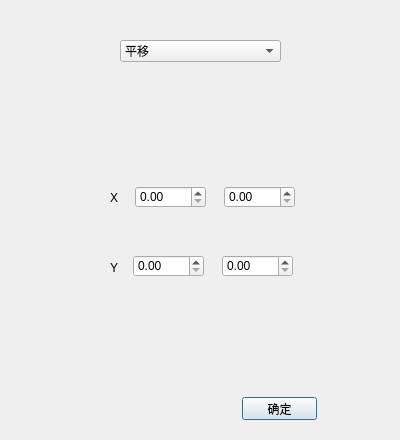
<?xml version="1.0" encoding="UTF-8"?>
<ui version="4.0">
 <class>commandEditorClass</class>
 <widget class="QDialog" name="commandEditorClass">
  <property name="geometry">
   <rect>
    <x>0</x>
    <y>0</y>
    <width>400</width>
    <height>440</height>
   </rect>
  </property>
  <property name="windowTitle">
   <string>命令设置</string>
  </property>
  <widget class="QStackedWidget" name="stackedWidget">
   <property name="geometry">
    <rect>
     <x>70</x>
     <y>110</y>
     <width>261</width>
     <height>261</height>
    </rect>
   </property>
   <property name="currentIndex">
    <number>0</number>
   </property>
   <widget class="QWidget" name="pageTranslate">
    <widget class="QDoubleSpinBox" name="translateXSpinBoxMin">
     <property name="geometry">
      <rect>
       <x>65</x>
       <y>76</y>
       <width>71</width>
       <height>22</height>
      </rect>
     </property>
     <property name="maximum">
      <double>1.000000000000000</double>
     </property>
     <property name="singleStep">
      <double>0.100000000000000</double>
     </property>
    </widget>
    <widget class="QDoubleSpinBox" name="translateYSpinBoxMin">
     <property name="geometry">
      <rect>
       <x>63</x>
       <y>145</y>
       <width>71</width>
       <height>22</height>
      </rect>
     </property>
     <property name="maximum">
      <double>1.000000000000000</double>
     </property>
     <property name="singleStep">
      <double>0.100000000000000</double>
     </property>
    </widget>
    <widget class="QLabel" name="tranlateXLabel">
     <property name="geometry">
      <rect>
       <x>40</x>
       <y>80</y>
       <width>20</width>
       <height>16</height>
      </rect>
     </property>
     <property name="text">
      <string>X</string>
     </property>
    </widget>
    <widget class="QLabel" name="translateYLabel">
     <property name="geometry">
      <rect>
       <x>40</x>
       <y>150</y>
       <width>18</width>
       <height>16</height>
      </rect>
     </property>
     <property name="text">
      <string>Y</string>
     </property>
    </widget>
    <widget class="QDoubleSpinBox" name="translateXSpinBoxMax">
     <property name="geometry">
      <rect>
       <x>154</x>
       <y>76</y>
       <width>71</width>
       <height>22</height>
      </rect>
     </property>
     <property name="maximum">
      <double>1.000000000000000</double>
     </property>
     <property name="singleStep">
      <double>0.100000000000000</double>
     </property>
    </widget>
    <widget class="QDoubleSpinBox" name="translateYSpinBoxMax">
     <property name="geometry">
      <rect>
       <x>152</x>
       <y>145</y>
       <width>71</width>
       <height>22</height>
      </rect>
     </property>
     <property name="maximum">
      <double>1.000000000000000</double>
     </property>
     <property name="singleStep">
      <double>0.100000000000000</double>
     </property>
    </widget>
   </widget>
   <widget class="QWidget" name="pageRotate">
    <widget class="QDoubleSpinBox" name="rotateAngleMin">
     <property name="geometry">
      <rect>
       <x>94</x>
       <y>119</y>
       <width>62</width>
       <height>22</height>
      </rect>
     </property>
     <property name="minimum">
      <double>-360.000000000000000</double>
     </property>
     <property name="maximum">
      <double>360.000000000000000</double>
     </property>
    </widget>
    <widget class="QLabel" name="rotateLabel">
     <property name="geometry">
      <rect>
       <x>14</x>
       <y>124</y>
       <width>54</width>
       <height>12</height>
      </rect>
     </property>
     <property name="text">
      <string>旋转角度</string>
     </property>
    </widget>
    <widget class="QDoubleSpinBox" name="rotateAngleMax">
     <property name="geometry">
      <rect>
       <x>172</x>
       <y>119</y>
       <width>62</width>
       <height>22</height>
      </rect>
     </property>
     <property name="minimum">
      <double>-360.000000000000000</double>
     </property>
     <property name="maximum">
      <double>360.000000000000000</double>
     </property>
    </widget>
   </widget>
   <widget class="QWidget" name="pageScaling">
    <widget class="QLabel" name="scalingXlabel">
     <property name="geometry">
      <rect>
       <x>41</x>
       <y>106</y>
       <width>25</width>
       <height>16</height>
      </rect>
     </property>
     <property name="text">
      <string>X</string>
     </property>
    </widget>
    <widget class="QDoubleSpinBox" name="scalingXSpinBoxMin">
     <property name="geometry">
      <rect>
       <x>70</x>
       <y>102</y>
       <width>62</width>
       <height>22</height>
      </rect>
     </property>
    </widget>
    <widget class="QLabel" name="scalingYLabel">
     <property name="geometry">
      <rect>
       <x>41</x>
       <y>151</y>
       <width>25</width>
       <height>16</height>
      </rect>
     </property>
     <property name="text">
      <string>Y</string>
     </property>
    </widget>
    <widget class="QDoubleSpinBox" name="scalingYSpinBoxMin">
     <property name="geometry">
      <rect>
       <x>70</x>
       <y>147</y>
       <width>62</width>
       <height>22</height>
      </rect>
     </property>
    </widget>
    <widget class="QDoubleSpinBox" name="scalingXSpinBoxMax">
     <property name="geometry">
      <rect>
       <x>151</x>
       <y>102</y>
       <width>62</width>
       <height>22</height>
      </rect>
     </property>
    </widget>
    <widget class="QDoubleSpinBox" name="scalingYSpinBoxMax">
     <property name="geometry">
      <rect>
       <x>151</x>
       <y>147</y>
       <width>62</width>
       <height>22</height>
      </rect>
     </property>
    </widget>
   </widget>
   <widget class="QWidget" name="pageFlipping">
    <widget class="QCheckBox" name="flippingXcheckBox">
     <property name="geometry">
      <rect>
       <x>100</x>
       <y>90</y>
       <width>71</width>
       <height>16</height>
      </rect>
     </property>
     <property name="text">
      <string>X</string>
     </property>
    </widget>
    <widget class="QCheckBox" name="flippingYcheckBox">
     <property name="geometry">
      <rect>
       <x>100</x>
       <y>140</y>
       <width>71</width>
       <height>16</height>
      </rect>
     </property>
     <property name="text">
      <string>Y</string>
     </property>
    </widget>
   </widget>
   <widget class="QWidget" name="pageGaussianFilter">
    <widget class="QLabel" name="gaussianFilterKxLable">
     <property name="geometry">
      <rect>
       <x>20</x>
       <y>65</y>
       <width>54</width>
       <height>12</height>
      </rect>
     </property>
     <property name="text">
      <string>kx</string>
     </property>
    </widget>
    <widget class="QSpinBox" name="gaussianFilterKxSpinBoxMin">
     <property name="geometry">
      <rect>
       <x>110</x>
       <y>60</y>
       <width>42</width>
       <height>22</height>
      </rect>
     </property>
     <property name="minimum">
      <number>1</number>
     </property>
    </widget>
    <widget class="QSpinBox" name="gaussianFilterKxLableSpinBoxMin">
     <property name="geometry">
      <rect>
       <x>110</x>
       <y>100</y>
       <width>42</width>
       <height>22</height>
      </rect>
     </property>
     <property name="minimum">
      <number>1</number>
     </property>
    </widget>
    <widget class="QLabel" name="gaussianFilterKyLable">
     <property name="geometry">
      <rect>
       <x>20</x>
       <y>105</y>
       <width>54</width>
       <height>12</height>
      </rect>
     </property>
     <property name="text">
      <string>ky</string>
     </property>
    </widget>
    <widget class="QLabel" name="gaussianFilterSigmaXLable">
     <property name="geometry">
      <rect>
       <x>20</x>
       <y>145</y>
       <width>54</width>
       <height>12</height>
      </rect>
     </property>
     <property name="text">
      <string>sigmaX</string>
     </property>
    </widget>
    <widget class="QDoubleSpinBox" name="gaussianFilterSigmaXSpinBoxMin">
     <property name="geometry">
      <rect>
       <x>100</x>
       <y>140</y>
       <width>62</width>
       <height>22</height>
      </rect>
     </property>
    </widget>
    <widget class="QLabel" name="gaussianFilterSigmaYLable">
     <property name="geometry">
      <rect>
       <x>20</x>
       <y>180</y>
       <width>54</width>
       <height>12</height>
      </rect>
     </property>
     <property name="text">
      <string>sigmaY</string>
     </property>
    </widget>
    <widget class="QDoubleSpinBox" name="gaussianFilterSigmaYSpinBoxMin">
     <property name="geometry">
      <rect>
       <x>100</x>
       <y>175</y>
       <width>62</width>
       <height>22</height>
      </rect>
     </property>
    </widget>
    <widget class="QSpinBox" name="gaussianFilterKxLableSpinBoxMax">
     <property name="geometry">
      <rect>
       <x>200</x>
       <y>100</y>
       <width>42</width>
       <height>22</height>
      </rect>
     </property>
     <property name="minimum">
      <number>1</number>
     </property>
    </widget>
    <widget class="QDoubleSpinBox" name="gaussianFilterSigmaYSpinBoxMax">
     <property name="geometry">
      <rect>
       <x>190</x>
       <y>175</y>
       <width>62</width>
       <height>22</height>
      </rect>
     </property>
    </widget>
    <widget class="QSpinBox" name="gaussianFilterKxSpinBoxMax">
     <property name="geometry">
      <rect>
       <x>200</x>
       <y>60</y>
       <width>42</width>
       <height>22</height>
      </rect>
     </property>
     <property name="minimum">
      <number>1</number>
     </property>
    </widget>
    <widget class="QDoubleSpinBox" name="gaussianFilterSigmaXSpinBoxMax">
     <property name="geometry">
      <rect>
       <x>190</x>
       <y>140</y>
       <width>62</width>
       <height>22</height>
      </rect>
     </property>
    </widget>
   </widget>
   <widget class="QWidget" name="pageMedianFilter">
    <widget class="QLabel" name="medianFilterKsizeLabel">
     <property name="geometry">
      <rect>
       <x>26</x>
       <y>129</y>
       <width>54</width>
       <height>16</height>
      </rect>
     </property>
     <property name="text">
      <string>ksize</string>
     </property>
    </widget>
    <widget class="QSpinBox" name="medianFilterKsizeSpinBoxMin">
     <property name="geometry">
      <rect>
       <x>116</x>
       <y>124</y>
       <width>42</width>
       <height>22</height>
      </rect>
     </property>
     <property name="minimum">
      <number>1</number>
     </property>
    </widget>
    <widget class="QSpinBox" name="medianFilterKsizeSpinBoxMax">
     <property name="geometry">
      <rect>
       <x>206</x>
       <y>124</y>
       <width>42</width>
       <height>22</height>
      </rect>
     </property>
     <property name="minimum">
      <number>1</number>
     </property>
    </widget>
   </widget>
   <widget class="QWidget" name="pageMeanFilter">
    <widget class="QSpinBox" name="meanFilterKySpinBoxMin">
     <property name="geometry">
      <rect>
       <x>113</x>
       <y>144</y>
       <width>42</width>
       <height>22</height>
      </rect>
     </property>
     <property name="minimum">
      <number>1</number>
     </property>
    </widget>
    <widget class="QSpinBox" name="meanFilterKxSpinBoxMin">
     <property name="geometry">
      <rect>
       <x>113</x>
       <y>104</y>
       <width>42</width>
       <height>22</height>
      </rect>
     </property>
     <property name="minimum">
      <number>1</number>
     </property>
    </widget>
    <widget class="QSpinBox" name="meanFilterKxSpinBoxMax">
     <property name="geometry">
      <rect>
       <x>203</x>
       <y>104</y>
       <width>42</width>
       <height>22</height>
      </rect>
     </property>
     <property name="minimum">
      <number>1</number>
     </property>
    </widget>
    <widget class="QLabel" name="meanFilterKyLabel">
     <property name="geometry">
      <rect>
       <x>23</x>
       <y>149</y>
       <width>54</width>
       <height>12</height>
      </rect>
     </property>
     <property name="text">
      <string>ky</string>
     </property>
    </widget>
    <widget class="QLabel" name="meanFilterKxLabel">
     <property name="geometry">
      <rect>
       <x>23</x>
       <y>109</y>
       <width>54</width>
       <height>12</height>
      </rect>
     </property>
     <property name="text">
      <string>kx</string>
     </property>
    </widget>
    <widget class="QSpinBox" name="meanFilterKySpinBoxMax">
     <property name="geometry">
      <rect>
       <x>203</x>
       <y>144</y>
       <width>42</width>
       <height>22</height>
      </rect>
     </property>
     <property name="minimum">
      <number>1</number>
     </property>
    </widget>
   </widget>
   <widget class="QWidget" name="pageBilateralFilter">
    <widget class="QLabel" name="bilateralFilterSigmaColorLabel">
     <property name="geometry">
      <rect>
       <x>18</x>
       <y>124</y>
       <width>68</width>
       <height>16</height>
      </rect>
     </property>
     <property name="text">
      <string>sigma color</string>
     </property>
    </widget>
    <widget class="QDoubleSpinBox" name="bilateralFilterSigmaSpaceSpinBoxMin">
     <property name="geometry">
      <rect>
       <x>98</x>
       <y>154</y>
       <width>62</width>
       <height>22</height>
      </rect>
     </property>
    </widget>
    <widget class="QLabel" name="bilateralFilterSigmaSpaceLabel">
     <property name="geometry">
      <rect>
       <x>18</x>
       <y>159</y>
       <width>65</width>
       <height>16</height>
      </rect>
     </property>
     <property name="text">
      <string>sigma space</string>
     </property>
    </widget>
    <widget class="QDoubleSpinBox" name="bilateralFilterSigmaColorSpinBoxMin">
     <property name="geometry">
      <rect>
       <x>98</x>
       <y>119</y>
       <width>62</width>
       <height>22</height>
      </rect>
     </property>
    </widget>
    <widget class="QDoubleSpinBox" name="bilateralFilterSigmaColorSpinBoxMax">
     <property name="geometry">
      <rect>
       <x>188</x>
       <y>119</y>
       <width>62</width>
       <height>22</height>
      </rect>
     </property>
    </widget>
    <widget class="QDoubleSpinBox" name="bilateralFilterSigmaSpaceSpinBoxMax">
     <property name="geometry">
      <rect>
       <x>188</x>
       <y>154</y>
       <width>62</width>
       <height>22</height>
      </rect>
     </property>
    </widget>
    <widget class="QSpinBox" name="bilateralFilterDSpinBoxMin">
     <property name="geometry">
      <rect>
       <x>110</x>
       <y>83</y>
       <width>42</width>
       <height>22</height>
      </rect>
     </property>
     <property name="minimum">
      <number>1</number>
     </property>
    </widget>
    <widget class="QSpinBox" name="bilateralFilterDSpinBoxMax">
     <property name="geometry">
      <rect>
       <x>200</x>
       <y>83</y>
       <width>42</width>
       <height>22</height>
      </rect>
     </property>
     <property name="minimum">
      <number>1</number>
     </property>
    </widget>
    <widget class="QLabel" name="bilateralFilterDLabel">
     <property name="geometry">
      <rect>
       <x>20</x>
       <y>88</y>
       <width>54</width>
       <height>12</height>
      </rect>
     </property>
     <property name="text">
      <string>d</string>
     </property>
    </widget>
   </widget>
   <widget class="QWidget" name="pageGaussianNoise">
    <widget class="QDoubleSpinBox" name="gaussianNoiseMuSpinBoxMin">
     <property name="geometry">
      <rect>
       <x>93</x>
       <y>97</y>
       <width>62</width>
       <height>22</height>
      </rect>
     </property>
     <property name="minimum">
      <double>-500.000000000000000</double>
     </property>
     <property name="maximum">
      <double>500.000000000000000</double>
     </property>
    </widget>
    <widget class="QLabel" name="gaussianNoiseMuLabel">
     <property name="geometry">
      <rect>
       <x>13</x>
       <y>102</y>
       <width>65</width>
       <height>16</height>
      </rect>
     </property>
     <property name="text">
      <string>mu</string>
     </property>
    </widget>
    <widget class="QDoubleSpinBox" name="gaussianNoiseMuSpinBoxMax">
     <property name="geometry">
      <rect>
       <x>183</x>
       <y>97</y>
       <width>62</width>
       <height>22</height>
      </rect>
     </property>
     <property name="minimum">
      <double>-500.000000000000000</double>
     </property>
     <property name="maximum">
      <double>500.000000000000000</double>
     </property>
    </widget>
    <widget class="QDoubleSpinBox" name="gaussianNoiseSigmaSpinBoxMin">
     <property name="geometry">
      <rect>
       <x>93</x>
       <y>139</y>
       <width>62</width>
       <height>22</height>
      </rect>
     </property>
     <property name="maximum">
      <double>1000.000000000000000</double>
     </property>
    </widget>
    <widget class="QLabel" name="gaussianNoiseSigmaLabel">
     <property name="geometry">
      <rect>
       <x>13</x>
       <y>144</y>
       <width>65</width>
       <height>16</height>
      </rect>
     </property>
     <property name="text">
      <string>sigma</string>
     </property>
    </widget>
    <widget class="QDoubleSpinBox" name="gaussianNoiseSigmaSpinBoxMax">
     <property name="geometry">
      <rect>
       <x>183</x>
       <y>139</y>
       <width>62</width>
       <height>22</height>
      </rect>
     </property>
     <property name="maximum">
      <double>1000.000000000000000</double>
     </property>
    </widget>
   </widget>
   <widget class="QWidget" name="pageUniformNoise">
    <widget class="QDoubleSpinBox" name="uniformNoiseASpinBox">
     <property name="geometry">
      <rect>
       <x>139</x>
       <y>112</y>
       <width>62</width>
       <height>22</height>
      </rect>
     </property>
     <property name="minimum">
      <double>-255.000000000000000</double>
     </property>
     <property name="maximum">
      <double>255.000000000000000</double>
     </property>
    </widget>
    <widget class="QDoubleSpinBox" name="uniformNoiseBSpinBox">
     <property name="geometry">
      <rect>
       <x>139</x>
       <y>154</y>
       <width>62</width>
       <height>22</height>
      </rect>
     </property>
     <property name="minimum">
      <double>-255.000000000000000</double>
     </property>
     <property name="maximum">
      <double>255.000000000000000</double>
     </property>
    </widget>
    <widget class="QLabel" name="uniformNoiseBLabel">
     <property name="geometry">
      <rect>
       <x>59</x>
       <y>159</y>
       <width>65</width>
       <height>16</height>
      </rect>
     </property>
     <property name="text">
      <string>b</string>
     </property>
    </widget>
    <widget class="QLabel" name="uniformNoiseALabel">
     <property name="geometry">
      <rect>
       <x>59</x>
       <y>117</y>
       <width>65</width>
       <height>16</height>
      </rect>
     </property>
     <property name="text">
      <string>a</string>
     </property>
    </widget>
   </widget>
   <widget class="QWidget" name="pageGammaNoise">
    <widget class="QDoubleSpinBox" name="gammaNoiseAlphaSpinBoxMin">
     <property name="geometry">
      <rect>
       <x>92</x>
       <y>101</y>
       <width>62</width>
       <height>22</height>
      </rect>
     </property>
     <property name="minimum">
      <double>0.100000000000000</double>
     </property>
     <property name="maximum">
      <double>500.000000000000000</double>
     </property>
    </widget>
    <widget class="QDoubleSpinBox" name="gammaNoiseBetaSpinBoxMax">
     <property name="geometry">
      <rect>
       <x>182</x>
       <y>143</y>
       <width>62</width>
       <height>22</height>
      </rect>
     </property>
     <property name="minimum">
      <double>0.100000000000000</double>
     </property>
     <property name="maximum">
      <double>1000.000000000000000</double>
     </property>
    </widget>
    <widget class="QDoubleSpinBox" name="gammaNoiseBetaSpinBoxMin">
     <property name="geometry">
      <rect>
       <x>92</x>
       <y>143</y>
       <width>62</width>
       <height>22</height>
      </rect>
     </property>
     <property name="minimum">
      <double>0.100000000000000</double>
     </property>
     <property name="maximum">
      <double>1000.000000000000000</double>
     </property>
    </widget>
    <widget class="QDoubleSpinBox" name="gammaNoiseAlphaSpinBoxMax">
     <property name="geometry">
      <rect>
       <x>182</x>
       <y>101</y>
       <width>62</width>
       <height>22</height>
      </rect>
     </property>
     <property name="minimum">
      <double>0.100000000000000</double>
     </property>
     <property name="maximum">
      <double>500.000000000000000</double>
     </property>
    </widget>
    <widget class="QLabel" name="gammaNoiseBetaLabel">
     <property name="geometry">
      <rect>
       <x>12</x>
       <y>148</y>
       <width>65</width>
       <height>16</height>
      </rect>
     </property>
     <property name="text">
      <string>beta</string>
     </property>
    </widget>
    <widget class="QLabel" name="gammaNoiseAlphaLabel">
     <property name="geometry">
      <rect>
       <x>12</x>
       <y>106</y>
       <width>65</width>
       <height>16</height>
      </rect>
     </property>
     <property name="text">
      <string>alpha</string>
     </property>
    </widget>
   </widget>
  </widget>
  <widget class="QComboBox" name="comboBox">
   <property name="geometry">
    <rect>
     <x>120</x>
     <y>40</y>
     <width>161</width>
     <height>22</height>
    </rect>
   </property>
   <item>
    <property name="text">
     <string>平移</string>
    </property>
   </item>
   <item>
    <property name="text">
     <string>旋转</string>
    </property>
   </item>
   <item>
    <property name="text">
     <string>缩放</string>
    </property>
   </item>
   <item>
    <property name="text">
     <string>翻转</string>
    </property>
   </item>
   <item>
    <property name="text">
     <string>高斯滤波</string>
    </property>
   </item>
   <item>
    <property name="text">
     <string>中值滤波</string>
    </property>
   </item>
   <item>
    <property name="text">
     <string>均值滤波</string>
    </property>
   </item>
   <item>
    <property name="text">
     <string>双线性滤波</string>
    </property>
   </item>
   <item>
    <property name="text">
     <string>高斯噪声</string>
    </property>
   </item>
   <item>
    <property name="text">
     <string>均匀噪声</string>
    </property>
   </item>
   <item>
    <property name="text">
     <string>伽马噪声</string>
    </property>
   </item>
  </widget>
  <widget class="QPushButton" name="commandEditorOKButton">
   <property name="geometry">
    <rect>
     <x>242</x>
     <y>397</y>
     <width>75</width>
     <height>23</height>
    </rect>
   </property>
   <property name="text">
    <string>确定</string>
   </property>
  </widget>
 </widget>
 <resources/>
 <connections/>
</ui>
